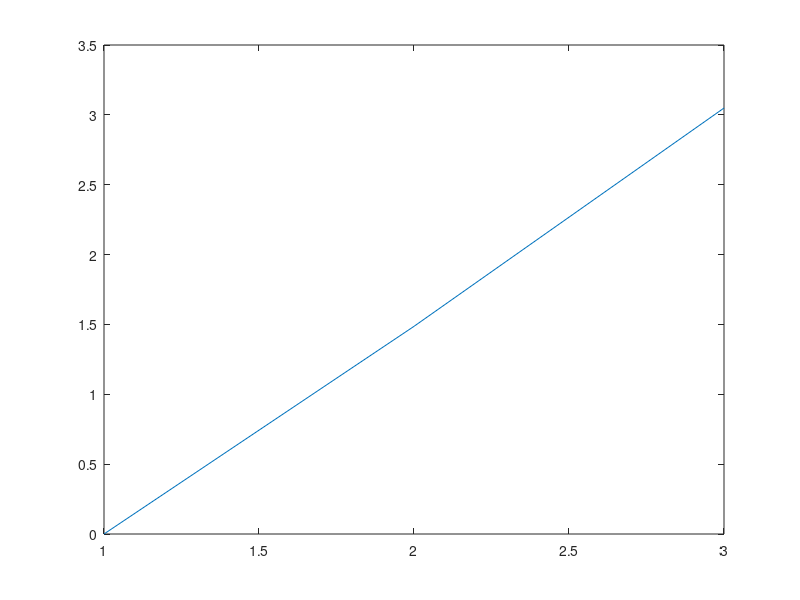
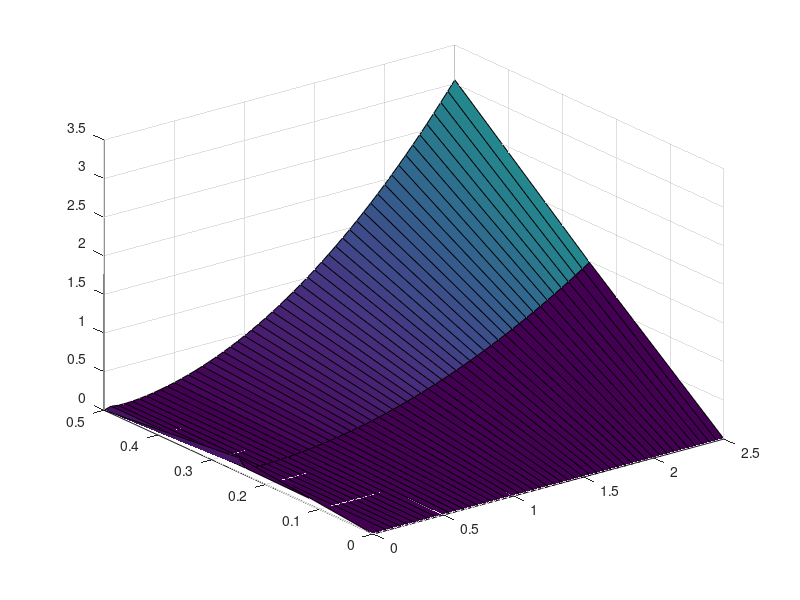

These figures' MATLAB source, in order:
function q1
	close all; clear;
	h = 0.25;
	k = 0.05;
	m = 0.5/h;
	n = 50;

	X = (0:n)*k;
	Y = (0:m)*h;
	U = Crank(h, k, m, n, @fun, @f, @g1, @g2);
	% size(X), size(Y), size(U)
	figure; plot(U(end, :));
	% saveas(gcf, 'plots/q1_1.png');
	figure; surf(X, Y, U');
	% saveas(gcf, 'plots/q1_2.png');
end

function [y] = fun(x, t)
	y = 0;
end

function [y] = f(x)
	y = x.*(1-x);
end

function [y] = g1(t)
	y = 0;
end

function [y] = g2(t)
	y = t.^2;
end

function [U] = Crank(h, k, m, n, fun, f, g1, g2)
	fprintf('\nRunning Crank Nicolson\n');
	lamda = k / h^2;
	U = zeros(n+1, m+1);

	U(1, 1:end) = f((0:m)*h);
	U(1:end, 1) = g1((0:n)*k);
	U(1:end, end) = g2((0:n)*k);

	for i = 2:n+1
		A = zeros(m+1, m+1);
		b = zeros(m+1, 1);

		A(1:m+2:end) = 1 + lamda;
		A(2:m+2:end) = -lamda/2;
		A(m+2:m+2:end) = -lamda/2;

		A(1,1) = 1;
		A(1,2) = 0;
		A(m+1,m+1) = 1/h;
		A(m+1,m) = -1/h;

		b(2:m) = U(i-1,1:m-1)*lamda/2 + (1-lamda)*U(i-1,2:m) + U(i-1,3:m+1)*lamda/2 + k*fun((1:m-1)*h,(i-1)*k);
		b(1) = U(i,1);
		b(end) = U(i,end);

		U(i,:) = (A\b)';
	end

	U
end